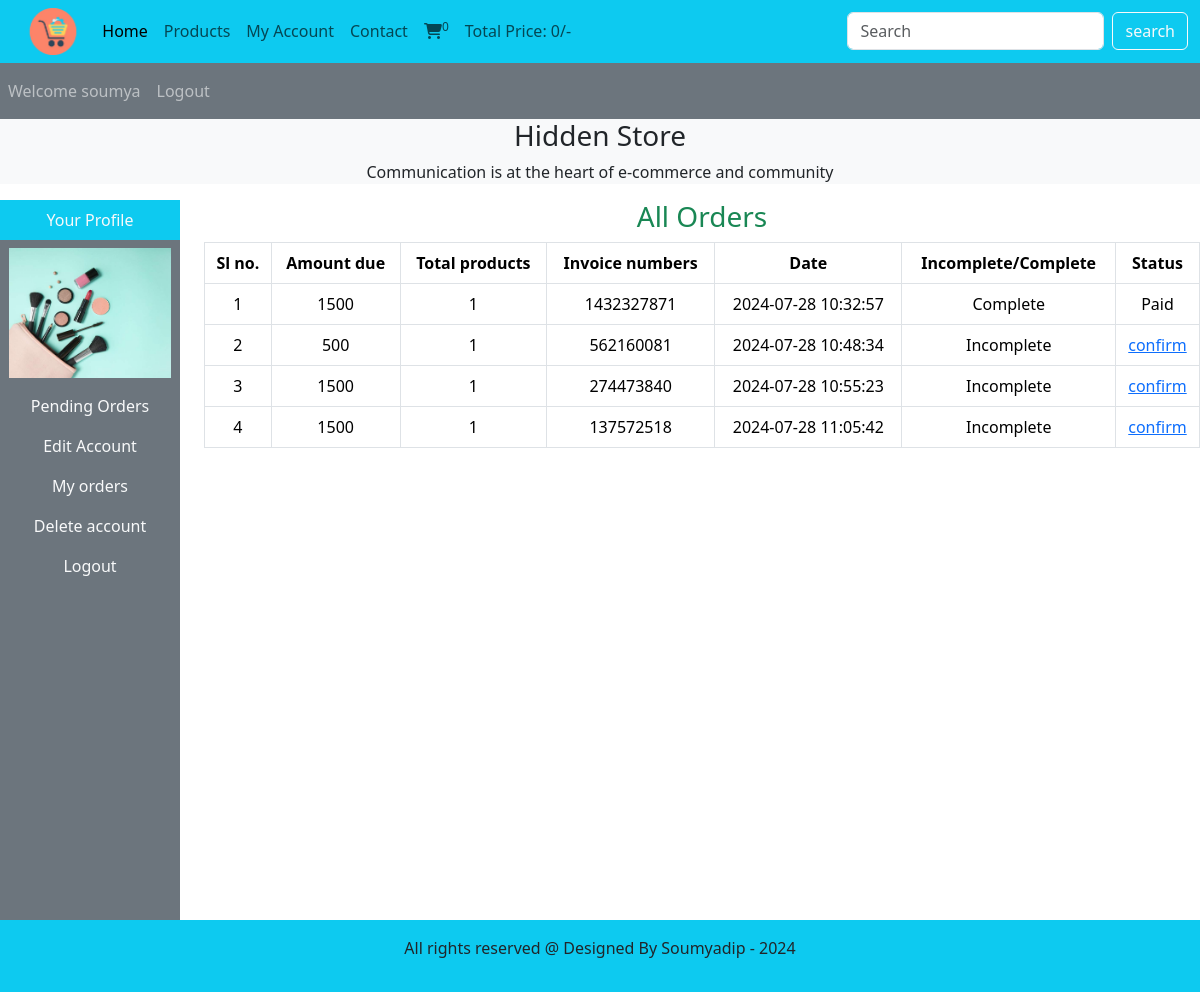
The app's page /Ecommerce_website/users_area/profile.php?my_orders (signed in) with its own data.
### tables this page shows
CREATE TABLE `user_table` (
  `user_id` int(11) NOT NULL,
  `username` varchar(100) NOT NULL,
  `user_email` varchar(100) NOT NULL,
  `user_password` varchar(255) NOT NULL,
  `user_image` varchar(255) NOT NULL,
  `user_ip` varchar(100) NOT NULL,
  `user_address` varchar(255) NOT NULL,
  `user_mobile` varchar(20) NOT NULL
);

CREATE TABLE `user_orders` (
  `order_id` int(11) NOT NULL,
  `user_id` int(11) NOT NULL,
  `amount_due` int(255) NOT NULL,
  `invoice_number` int(255) NOT NULL,
  `total_products` int(255) NOT NULL,
  `order_date` timestamp NOT NULL DEFAULT current_timestamp() ON UPDATE current_timestamp(),
  `order_status` varchar(255) NOT NULL
);

### Ecommerce_website/users_area/user_orders.php (the view, shortened to what this page needs)
<!DOCTYPE html>
<html lang="en">
<head>
</head>
<body>
    <?php
        $username = $_SESSION['username'];
        $get_user = "Select *  from `user_table` where username = '$username'";
        $result=mysqli_query($con,$get_user);
        $row_fetch=mysqli_fetch_assoc($result);
        $user_id = $row_fetch['user_id'];
    ?>
    <h3 class="text-success">All Orders</h3>
    <table class="table table-bordered mt-2">
        <thead class="bg-info">
        <tr>
            <th>Sl no.</th>
            <th>Amount due</th>
            <th>Total products</th>
            <th>Invoice numbers</th>
            <th>Date</th>
            <th>Incomplete/Complete</th>
            <th>Status</th>
        </tr>
        </thead>
        <tbody class="bg-secondary">
            <?php
                $get_order_details = "Select * from `user_orders` where user_id=$user_id";
                $result_orders=mysqli_query($con,$get_order_details);
                $number=1;
                while($row_orders =mysqli_fetch_assoc($result_orders)) {
                    $order_id = $row_orders['order_id'];
                    $amount_due = $row_orders['amount_due'];
                    $total_products = $row_orders['total_products'];
                    $invoice_number= $row_orders['invoice_number'];
                    $order_status = $row_orders['order_status'];
                    if($order_status=='pending') {
                        $order_status = 'Incomplete';
                    }
                    else {
                        $order_status = 'Complete';
                    }
                    $order_date = $row_orders['order_date'];
                    echo " <tr>
                    <td>$number</td>
                    <td>$amount_due</td>
                    <td>$total_products</td>
                    <td>$invoice_number</td>
                    <td>$order_date</td>
                    <td>$order_status</td>";
                    ?>
                    <?php
                    if($order_status=='Complete') {
                        echo "<td>Paid</td>";
                    }
                    else{
                        echo "<td><a href='confirm_payment.php?order_id=$order_id' class='text-center'>confirm</a></td>
                        </tr>";
                    }
                $number++;
                }
            ?>
        </tbody>
    </table>
</body>
</html>

### Ecommerce_website/users_area/profile.php (shortened to what this page needs)
<?php
include ('../functions/common_function.php');
?>
<!DOCTYPE html>
<html lang="en">
<head>
    <link href="https://cdn.jsdelivr.net/npm/bootstrap@5.3.3/dist/css/bootstrap.min.css" rel="stylesheet">
    <link rel="stylesheet" href="https://cdnjs.cloudflare.com/ajax/libs/font-awesome/6.5.2/css/all.min.css">
    <link rel="stylesheet" href="../style.css">
</head>
<body>
    <div class="container-fluid p-0">
    <nav class="navbar navbar-expand-lg  bg-info">
        <div class="container-fluid">
        <img src="../images/logo1.png" alt="" class="cart_logo">
            <div class="collapse navbar-collapse" id="navbarSupportedContent">
            <ul class="navbar-nav me-auto mb-2 mb-lg-0">
                <li class="nav-item">
                <a class="nav-link active" aria-current="page" href="../index.php">Home</a>
                </li>
                <li class="nav-item">
                <a class="nav-link" href="../display_all.php">Products</a>
                </li>
                <li class="nav-item">
                <a class="nav-link" href="profile.php">My Account</a>
                </li>
                <li class="nav-item">
                <a class="nav-link" href="#">Contact</a>
                </li>
                <li class="nav-item">
                <a class="nav-link" href="../cart.php"><i class="fa-solid fa-cart-shopping"></i><sup><?php cart_item();?></sup></a>
                </li>
                <li class="nav-item">
                <a class="nav-link" href="#">Total Price: <?php total_cart_price();?>/-</a>
                </li>
            </ul>
            <form class="d-flex" role="search" action="../search_product.php" method="get">
                <input class="form-control me-2" type="search" placeholder="Search" aria-label="Search" name="search_data">
                <input type="submit" value="search" class="btn btn-outline-light" name="search_data_product">
            </form>
            </div>
        </div>
    </nav>
<nav class="navbar navbar-expand-lg navbar-dark bg-secondary">
    <ul class="navbar-nav me-auto">
        <?php
            if(!isset($_SESSION['username'])) {
                echo"<li class='nav-item'>
                <a class='nav-link' href='#'>Welcome Guest</a>
                </li>";
            }
            else {
                echo"<li class='nav-item'>
                <a class='nav-link' href='#'>Welcome ".$_SESSION['username']."</a>
                </li>";
            }
            if(!isset($_SESSION['username'])) {
                echo"<li class='nav-item'>
                <a class='nav-link' href='./user_login.php'>Login</a>
                </li>";
            }
            else {
                echo"<li class='nav-item'>
                <a class='nav-link' href='./logout.php'>Logout</a>
                </li>";
            }
        ?>
    </ul>
</nav>
<div class="bg-light">
    <h3 class="text-center">Hidden Store</h3>
    <p class="text-center">Communication is at the heart of e-commerce and community</p>
</div>
<div class="row">
    <div class="col-md-2 ">
            <ul class="navbar-nav bg-secondary text-center " style="height:90vh">
                <li class="nav-item bg-info">
                    <a class="nav-link text-light" href="#">Your Profile</a>
                </li>
                <?php
                    $username = $_SESSION['username'];
                    $user_image = "select * from `user_table` where username = '$username'";
                    $result_image = mysqli_query($con,$user_image);
                    $row_image = mysqli_fetch_array($result_image);
                    $user_image = $row_image['user_image'];
                    echo "<li class='nav-item '>
                        <img src='./user_images/$user_image' class='profile_img my-2'  alt=' '>
                    </li>";
                ?>
                <li class="nav-item ">
                    <a class="nav-link text-light" href="profile.php">Pending Orders</a>
                </li>
                <li class="nav-item ">
                    <a class="nav-link text-light" href="profile.php?edit_account">Edit Account</a>
                </li>
                <li class="nav-item ">
                    <a class="nav-link text-light" href="profile.php?my_orders">My orders</a>
                </li>
                <li class="nav-item ">
                    <a class="nav-link text-light" href="profile.php?delete_account">Delete account</a>
                </li>
                <li class="nav-item ">
                    <a class="nav-link text-light" href="logout.php">Logout</a>
                </li>
            </ul>
    </div>
    <div class="col-md-10 text-center">
        <?php
            if(isset($_GET['my_orders'])) {
                include('user_orders.php');
            }
        ?>
    </div>
</div>
<?php
    include ('../includes/footer.php');
?>
</div>
</body>
</html>

### Ecommerce_website/style.css (style rules this page uses)
* { margin: 0; padding: 0; box-sizing: border-box; }
.cart_logo { width: 7%; height: 7%; }

### Ecommerce_website/users_area/profile.php (style rules this page uses)
body { overflow-x:hidden; }
.profile_img { width: 90%; margin: auto; display:block; object-fit:contain; }

### records on screen
user_table: user_image (picture)
user_orders: amount_due "1500", total_products "1", invoice_number "1432327871", order_date "2024-07-28 10:32:57", order_status "Complete", shows "Paid"
user_orders: amount_due "500", total_products "1", invoice_number "562160081", order_date "2024-07-28 10:48:34", order_status "Incomplete"
user_orders: amount_due "1500", total_products "1", invoice_number "274473840", order_date "2024-07-28 10:55:23", order_status "Incomplete"
user_orders: amount_due "1500", total_products "1", invoice_number "137572518", order_date "2024-07-28 11:05:42", order_status "Incomplete"

### other values on screen
$count_cart_items "0"
$total "0"
$_SESSION['username'] "soumya"
